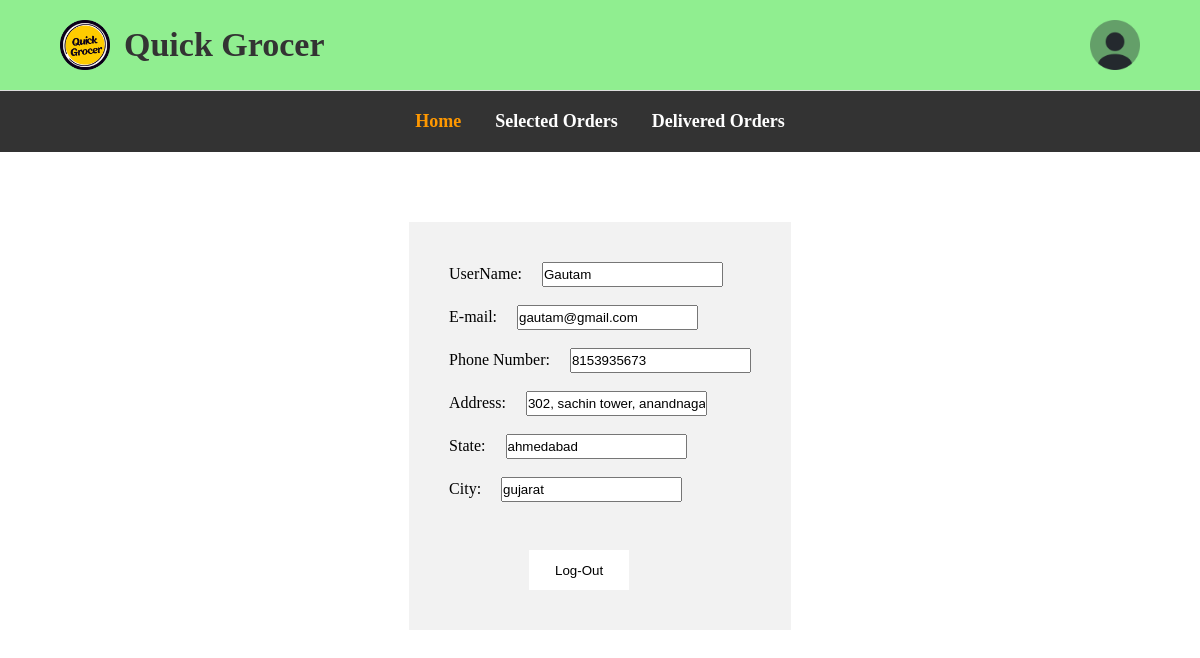
Screenshot of /delivery_profile.php (signed in) with the database file from the repository.
### tables this page shows
CREATE TABLE `shipping_address` (
  `address_id` int(5) NOT NULL,
  `user_id` int(5) DEFAULT NULL,
  `address` varchar(70) DEFAULT NULL,
  `state` varchar(25) DEFAULT NULL,
  `city` varchar(30) DEFAULT NULL,
  `address_name` varchar(10) DEFAULT NULL
);

CREATE TABLE `user` (
  `user_id` int(5) NOT NULL,
  `username` varchar(20) DEFAULT NULL,
  `password` longtext DEFAULT NULL,
  `email` varchar(50) DEFAULT NULL,
  `phone_number` varchar(10) DEFAULT NULL,
  `role` varchar(15) NOT NULL
);

### delivery_profile.php (the view, shortened to what this page needs)
<?php
include 'db.php';
?>
<!DOCTYPE html>
<html lang="en">
<head>
</head>
<body>
    <header>
        <div class="container">
            <div class="logo">
                <img src="Quick Grocer.png" alt="Quick Grocer Logo">
                <h1>Quick Grocer</h1>
            </div>
            <div class="profile">
                <a href="delivery_profile.php"><img src="profile1.png" alt="profile"></a>
            </div>
        </div>
    </header>
    <nav>
        <div class="container">
            <ul>
                <li><a href="delivery_home.php" class="active">Home</a></li>
                <li><a href="delivery_selected_orders.php">Selected Orders</a></li>
                <li><a href="delivery_delivered_orders.php">Delivered Orders</a></li>
            </ul>
        </div>
    </nav>
</body>
</html>
<?php
$user_id=$_SESSION["user_id"];
$query="select u.username,u.email,u.phone_number,s.address,s.city,s.state
        from user u
        INNER JOIN shipping_address s on u.user_id=s.user_id
        where u.user_id='".$user_id."'  && s.address_name='home' ";
$res=mysqli_query($conn,$query);
$rec=mysqli_fetch_assoc($res);
?>
<div id="main">
<div id="form">
<form>
UserName:<input type="text" readonly name="name" value="<?php echo $rec["username"]; ?>"><br><br>
E-mail:<input type="text" readonly name="name" value="<?php echo $rec["email"]; ?>"><br><br>
Phone Number:<input type="text" readonly  name="name" value="<?php echo $rec["phone_number"]; ?>"><br><br>
Address:<input type="text" readonly  name="name" value="<?php echo $rec["address"]; ?>"><br><br>
State:<input type="text" readonly  name="name" value="<?php echo $rec["city"]; ?>"><br><br>
City:<input type="text" readonly  name="name" value="<?php echo $rec["state"]; ?>"><br><br>
</form>
<div id="done">
<a href="delivery_profile.php?task=logout">
<button id="report">Log-Out</button>
</div>
</div>
    </div>

### delivery_profile.php (style rules this page uses)
* { margin: 0; padding: 0; box-sizing: border-box; }
.container { width: 90%; margin: 0 auto; }
header { background-color: lightgreen; padding: 20px 0; border-bottom: 1px solid #ddd; }
.logo { display: inline-block; }
.logo img { height: 50px; width: auto; vertical-align: middle; }
.logo h1 { display: inline; font-size: 34px; font-weight: bold; color: #333; margin-left: 10px; vertical-align: middle; }
.profile { display: inline-block; float: right; }
.profile img { height: 50px; width: auto; vertical-align: middle; }
nav { background-color: #333; padding: 20px 0; }
nav ul { list-style-type: none; text-align: center; }
nav ul li { display: inline; margin-right: 30px; }
nav ul li:last-child { margin-right: 0; }
nav ul li a { text-decoration: none; color: #fff; font-weight: bold; font-size: large; }
nav ul li a.active { color: #ff9800; }
h1 { margin:20px; }
a { text-decoration:none; color:black; }
#main { width:100%; height:100%; display:flex; }
#form { background:#f2f2f2; padding:40px; display:flex; flex-direction:column; justify-content:center; }
input ,select { margin-left:20px; height:25px; }
#report { margin:20px; margin-top:30px; margin-bottom:0px; width:100px; height:40px; position:relative; left:60px; border:none; background:white; }
#main { display:flex; width:100%; justify-content:center; padding-top:70px; }

### rows the page displays
shipping_address: name "Gautam", name "gautam@gmail.com", name "8153935673", name "302, sachin tower, anandnagar", name "ahmedabad", name "gujarat"
